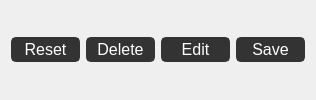
                         <widget class="QFrame" name="frame_10">
                          <property name="frameShape">
                           <enum>QFrame::NoFrame</enum>
                          </property>
                          <property name="frameShadow">
                           <enum>QFrame::Plain</enum>
                          </property>
                          <layout class="QGridLayout" name="gridLayout_12">
                           <property name="horizontalSpacing">
                            <number>6</number>
                           </property>
                           <item row="0" column="3">
                            <widget class="QPushButton" name="save_btn_m_2">
                             <property name="enabled">
                              <bool>true</bool>
                             </property>
                             <property name="minimumSize">
                              <size>
                               <width>69</width>
                               <height>25</height>
                              </size>
                             </property>
                             <property name="maximumSize">
                              <size>
                               <width>69</width>
                               <height>25</height>
                              </size>
                             </property>
                             <property name="font">
                              <font>
                               <family>Segoe UI</family>
                               <pointsize>12</pointsize>
                              </font>
                             </property>
                             <property name="styleSheet">
                              <string notr="true">QPushButton {
	border: 2px solid rgb(51,51,51);
	border-radius: 5px;	
	color:rgb(255,255,255);
	background-color: rgb(51,51,51);
}
QPushButton:hover {
	border: 2px solid rgb(0,143,150);
	background-color: rgb(0,143,150);
}
QPushButton:pressed {	
	border: 2px solid rgb(0,143,150);
	background-color: rgb(51,51,51);
}

QPushButton:disabled {	
	border-radius: 5px;	
	border: 2px solid rgb(112,112,112);
	background-color: rgb(112,112,112);
}</string>
                             </property>
                             <property name="text">
                              <string>Save</string>
                             </property>
                            </widget>
                           </item>
                           <item row="0" column="0">
                            <widget class="QPushButton" name="reset_btn_m_2">
                             <property name="minimumSize">
                              <size>
                               <width>69</width>
                               <height>25</height>
                              </size>
                             </property>
                             <property name="maximumSize">
                              <size>
                               <width>69</width>
                               <height>25</height>
                              </size>
                             </property>
                             <property name="font">
                              <font>
                               <family>Segoe UI</family>
                               <pointsize>12</pointsize>
                              </font>
                             </property>
                             <property name="styleSheet">
                              <string notr="true">QPushButton {
	border: 2px solid rgb(51,51,51);
	border-radius: 5px;	
	color:rgb(255,255,255);
	background-color: rgb(51,51,51);
}
QPushButton:hover {
	border: 2px solid rgb(0,143,150);
	background-color: rgb(0,143,150);
}
QPushButton:pressed {	
	border: 2px solid rgb(0,143,150);
	background-color: rgb(51,51,51);
}

QPushButton:disabled {	
	border-radius: 5px;	
	border: 2px solid rgb(112,112,112);
	background-color: rgb(112,112,112);
}</string>
                             </property>
                             <property name="text">
                              <string>Reset</string>
                             </property>
                            </widget>
                           </item>
                           <item row="0" column="1">
                            <widget class="QPushButton" name="delete_btn_m_2">
                             <property name="minimumSize">
                              <size>
                               <width>69</width>
                               <height>25</height>
                              </size>
                             </property>
                             <property name="maximumSize">
                              <size>
                               <width>69</width>
                               <height>25</height>
                              </size>
                             </property>
                             <property name="font">
                              <font>
                               <family>Segoe UI</family>
                               <pointsize>12</pointsize>
                              </font>
                             </property>
                             <property name="styleSheet">
                              <string notr="true">QPushButton {
	border: 2px solid rgb(51,51,51);
	border-radius: 5px;	
	color:rgb(255,255,255);
	background-color: rgb(51,51,51);
}
QPushButton:hover {
	border: 2px solid rgb(112,0,0);
	background-color: rgb(112,0,0);
}
QPushButton:pressed {	
	border: 2px solid rgb(112,0,0);
	background-color: rgb(51,51,51);
}

QPushButton:disabled {	
	border-radius: 5px;	
	border: 2px solid rgb(112,112,112);
	background-color: rgb(112,112,112);
}</string>
                             </property>
                             <property name="text">
                              <string>Delete</string>
                             </property>
                            </widget>
                           </item>
                           <item row="0" column="2">
                            <widget class="QPushButton" name="edit_btn_m_2">
                             <property name="minimumSize">
                              <size>
                               <width>69</width>
                               <height>25</height>
                              </size>
                             </property>
                             <property name="maximumSize">
                              <size>
                               <width>69</width>
                               <height>25</height>
                              </size>
                             </property>
                             <property name="font">
                              <font>
                               <family>Segoe UI</family>
                               <pointsize>12</pointsize>
                              </font>
                             </property>
                             <property name="styleSheet">
                              <string notr="true">QPushButton {
	border: 2px solid rgb(51,51,51);
	border-radius: 5px;	
	color:rgb(255,255,255);
	background-color: rgb(51,51,51);
}
QPushButton:hover {
	border: 2px solid rgb(0,143,150);
	background-color: rgb(0,143,150);
}
QPushButton:pressed {	
	border: 2px solid rgb(0,143,150);
	background-color: rgb(51,51,51);
}

QPushButton:disabled {	
	border-radius: 5px;	
	border: 2px solid rgb(112,112,112);
	background-color: rgb(112,112,112);
}</string>
                             </property>
                             <property name="text">
                              <string>Edit</string>
                             </property>
                            </widget>
                           </item>
                          </layout>
                         </widget>
